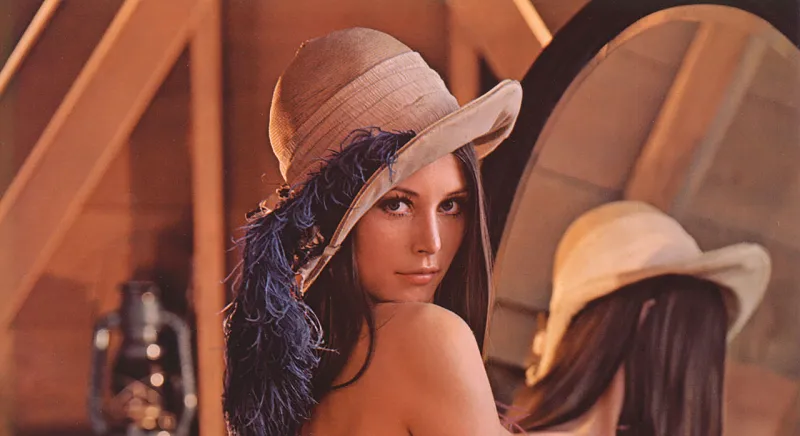
//> input picture Vision_por_computadora/lena.jpg, 800 x 436 px
$ ./FiltroFurierAuto   (built with g++ and OpenCV 4)
//> lines starting //> are read from the running program, lines starting //| are printed output that depends on the picture
#include "opencv2/opencv.hpp"
#include "opencv2/highgui.hpp"
#include <opencv2/core/core.hpp>
#include "opencv2/highgui/highgui.hpp"
#include <opencv2/core.hpp>
#include <iostream>
#include "opencv2/highgui/highgui_c.h"
#include <stdlib.h>
#include <math.h>
#include <iostream>
#include <ctime>

#define M_PI 3.14159265358979323846

using namespace cv;
using namespace std;

int main(int argc, char ** argv)
{
	unsigned t0, t1;
	Mat I = cv::imread("lena.jpg", IMREAD_GRAYSCALE);
//> I: 436 rows x 800 cols, CV_8UC1; min 7, max 227, mean 96.6
	t0 = clock();
	if (I.empty()) {
		cout << "Error opening image" << endl;
		return -1;
	}

	Mat padded;                            //expand input image to optimal size
	int m = getOptimalDFTSize(I.rows);
//> m = 450
	int n = getOptimalDFTSize(I.cols); // on the border add zero values
//> n = 800
	copyMakeBorder(I, padded, 0, m - I.rows, 0, n - I.cols, BORDER_CONSTANT, Scalar::all(0));
	Mat planes[] = { Mat_<float>(padded), Mat::zeros(padded.size(), CV_32F) };
//> planes[1]: 450 rows x 800 cols, CV_32FC1; every value is 0
	Mat complexI;
	merge(planes, 2, complexI);         // Add to the expanded another plane with zeros
	dft(complexI, complexI);            // this way the result may fit in the source matrix
	// compute the magnitude and switch to logarithmic scale
	// => log(1 + sqrt(Re(DFT(I))^2 + Im(DFT(I))^2))
	split(complexI, planes);                   // planes[0] = Re(DFT(I), planes[1] = Im(DFT(I))
	magnitude(planes[0], planes[1], planes[0]);// planes[0] = magnitude
	Mat magI = planes[0];
	magI += Scalar::all(1);                    // switch to logarithmic scale
	log(magI, magI);
	// crop the spectrum, if it has an odd number of rows or columns
	magI = magI(Rect(0, 0, magI.cols & -2, magI.rows & -2));
	// rearrange the quadrants of Fourier image  so that the origin is at the image center
	int cx = magI.cols / 2;
//> cx = 400
	int cy = magI.rows / 2;
//> cy = 225
	Mat q0(magI, Rect(0, 0, cx, cy));   // Top-Left - Create a ROI per quadrant
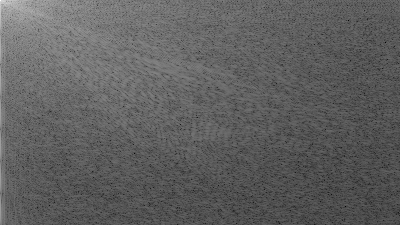
//> q0: 225 rows x 400 cols, CV_32FC1; min 1.6, max 17.33, mean 7.52; drawn with min black and max white
	Mat q1(magI, Rect(cx, 0, cx, cy));  // Top-Right
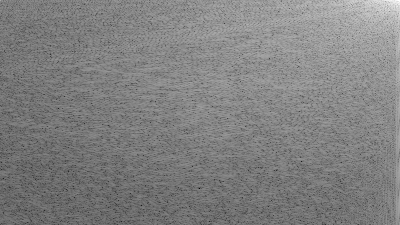
//> q1: 225 rows x 400 cols, CV_32FC1; min 0.496, max 14.47, mean 7.56; drawn with min black and max white
	Mat q2(magI, Rect(0, cy, cx, cy));  // Bottom-Left
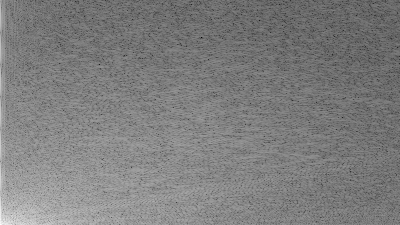
//> q2: 225 rows x 400 cols, CV_32FC1; min 0.497, max 14.76, mean 7.56; drawn with min black and max white
	Mat q3(magI, Rect(cx, cy, cx, cy)); // Bottom-Right
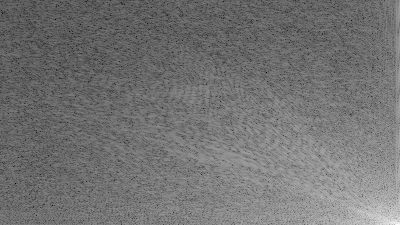
//> q3: 225 rows x 400 cols, CV_32FC1; min 1.6, max 14.64, mean 7.5; drawn with min black and max white
	Mat tmp;                           // swap quadrants (Top-Left with Bottom-Right)
	q0.copyTo(tmp);
	q3.copyTo(q0);
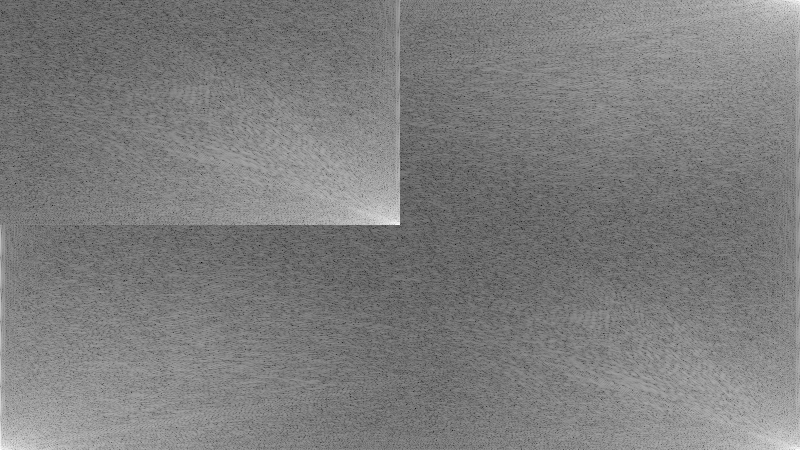
//> magI: 450 rows x 800 cols, CV_32FC1; min 0.496, max 14.76, mean 7.53; drawn with min black and max white
	tmp.copyTo(q3);
	q1.copyTo(tmp);                    // swap quadrant (Top-Right with Bottom-Left)
	q2.copyTo(q1);
	tmp.copyTo(q2);
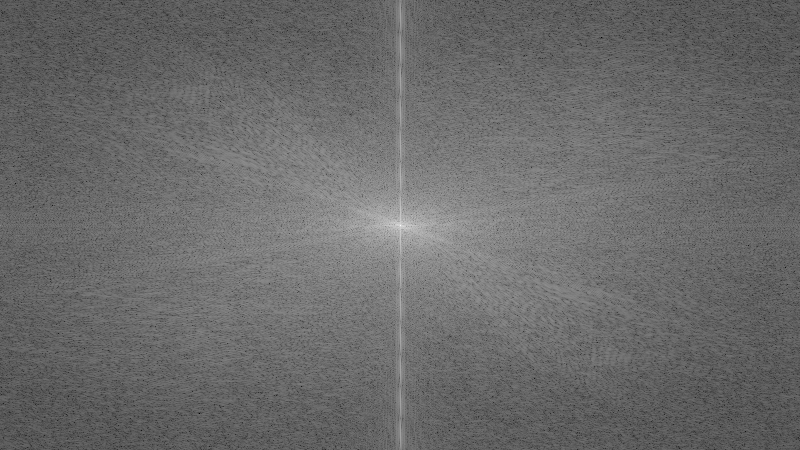
//> magI: 450 rows x 800 cols, CV_32FC1; min 0.496, max 17.33, mean 7.54; drawn with min black and max white
	normalize(magI, magI, 0, 1, NORM_MINMAX); // Transform the matrix with float values into a
											// viewable image form (float between values 0 and 1).
	cv::Mat inverseTransform;
/*	cv::dft(complexI, inverseTransform,  cv::DFT_REAL_OUTPUT | cv::DFT_INVERSE );
	//inverseTransform.convertTo(inverseTransform, CV_8U);
	normalize(inverseTransform, inverseTransform, 0, 1, NORM_MINMAX);
/*	Mat inverseTransform;
	dft(complexI, inverseTransform, DFT_INVERSE + DFT_REAL_OUTPUT);
	inverseTransform.convertTo(inverseTransform, CV_8U);*/

	//Mat inverseTransform2 = idft(complexI, inverseTransform,0,0);

	//Mat inverseTransform_removenoise;
	dft(complexI, inverseTransform, DFT_INVERSE | DFT_REAL_OUTPUT);
	normalize(inverseTransform, inverseTransform, 0, 1, CV_MINMAX);
	Mat final(inverseTransform, Rect(0, 0, I.cols, I.rows));
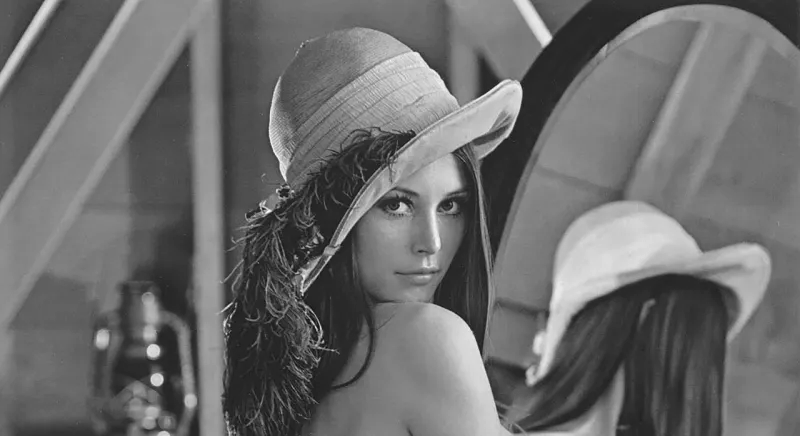
//> final: 436 rows x 800 cols, CV_32FC1; min 0.0308, max 1, mean 0.426


	imshow("Input Image", I);    // Show the result
	imshow("spectrum magnitude", magI);
	imshow("FINAL", final);
	//imshow("Reconstructed", inverseTransform);


	t1 = clock();

	double time = (double(t1 - t0) / CLOCKS_PER_SEC);
	cout << "Tiempo de ejecucion: " << time << endl;

	waitKey(0);

	return 0;

}

$ run again, with Vision_por_computadora/07a.jpg copied over Vision_por_computadora/lena.jpg
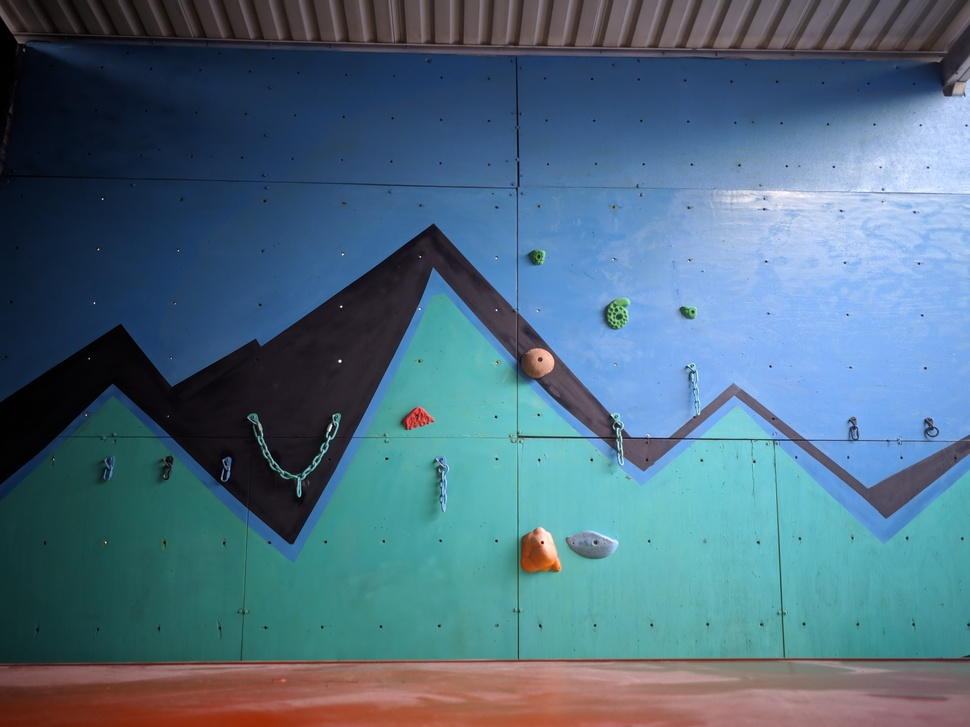
//> input picture Vision_por_computadora/07a.jpg, 970 x 727 px, shrunk from 4624 x 3466 before the run
//> `copyMakeBorder(I, padded, 0, m - I.rows, 0, n - I.cols, BORDER_CONSTAN..`:
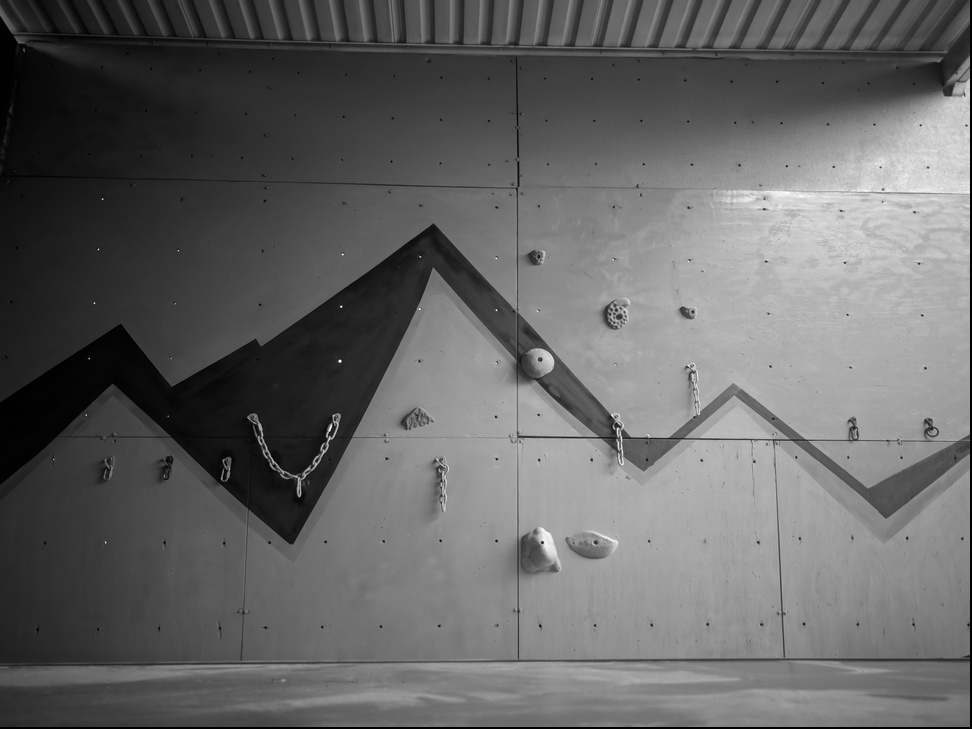
//> padded: 729 rows x 972 cols, CV_8UC1; min 0, max 255, mean 101.2
//> `tmp.copyTo(q2);`:
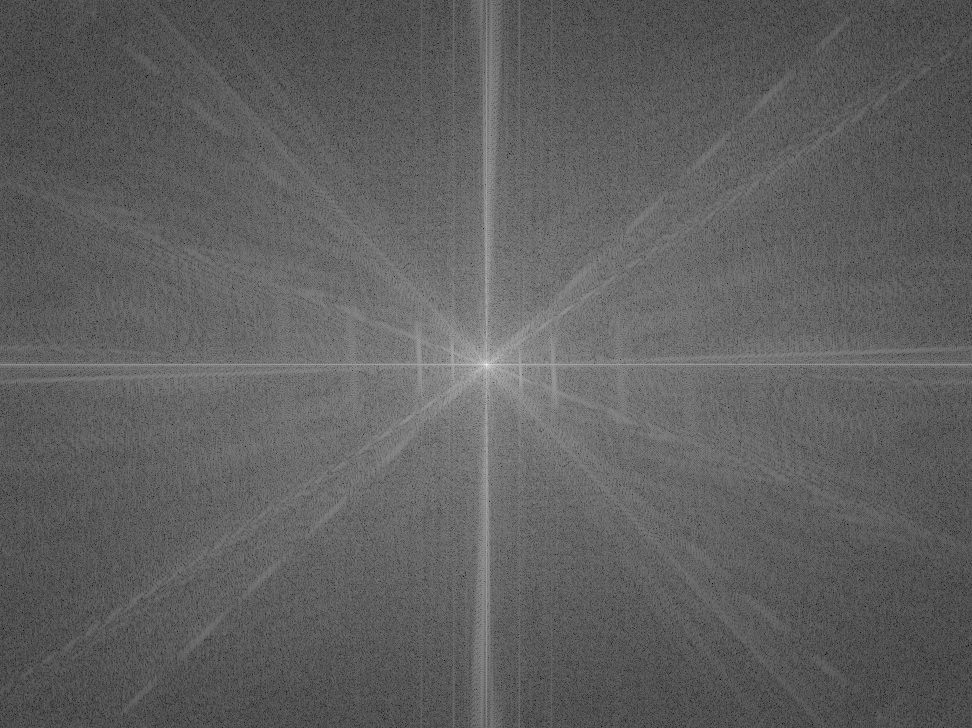
//> magI: 728 rows x 972 cols, CV_32FC1; min 1.54, max 18.09, mean 7.78; drawn with min black and max white
